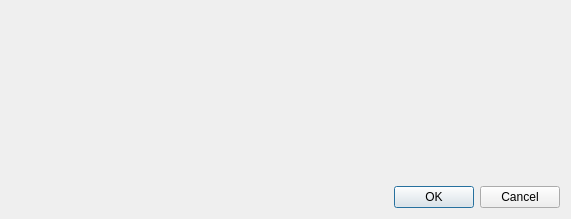
<?xml version="1.0" encoding="UTF-8"?>
<ui version="4.0">
 <class>SendMsgPackageAddDialog</class>
 <widget class="QDialog" name="SendMsgPackageAddDialog">
  <property name="geometry">
   <rect>
    <x>0</x>
    <y>0</y>
    <width>571</width>
    <height>219</height>
   </rect>
  </property>
  <property name="windowTitle">
   <string>Message Dialog</string>
  </property>
  <layout class="QVBoxLayout" name="verticalLayout">
   <item>
    <widget class="MsgWidget" name="msgWidget" native="true"/>
   </item>
   <item>
    <widget class="QDialogButtonBox" name="buttonBox">
     <property name="orientation">
      <enum>Qt::Horizontal</enum>
     </property>
     <property name="standardButtons">
      <set>QDialogButtonBox::Cancel|QDialogButtonBox::Ok</set>
     </property>
    </widget>
   </item>
  </layout>
 </widget>
 <customwidgets>
  <customwidget>
   <class>MsgWidget</class>
   <extends>QWidget</extends>
   <header location="global">MsgWidget.h</header>
   <container>1</container>
  </customwidget>
 </customwidgets>
 <resources/>
 <connections>
  <connection>
   <sender>buttonBox</sender>
   <signal>accepted()</signal>
   <receiver>SendMsgPackageAddDialog</receiver>
   <slot>accept()</slot>
   <hints>
    <hint type="sourcelabel">
     <x>248</x>
     <y>254</y>
    </hint>
    <hint type="destinationlabel">
     <x>157</x>
     <y>274</y>
    </hint>
   </hints>
  </connection>
  <connection>
   <sender>buttonBox</sender>
   <signal>rejected()</signal>
   <receiver>SendMsgPackageAddDialog</receiver>
   <slot>reject()</slot>
   <hints>
    <hint type="sourcelabel">
     <x>316</x>
     <y>260</y>
    </hint>
    <hint type="destinationlabel">
     <x>286</x>
     <y>274</y>
    </hint>
   </hints>
  </connection>
 </connections>
</ui>
